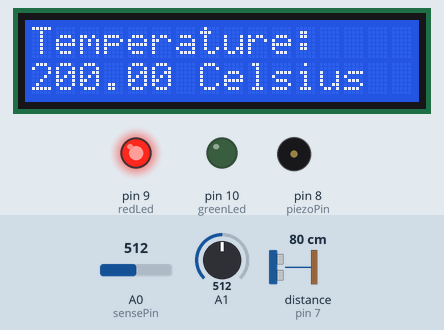
Recording of a sketch running on a simulated Arduino Uno, built with avr-gcc and run on an emulated ATmega328P. Parts: 16×2 character LCD, output pins drawn as LEDs (lit = HIGH), buzzer (waves = sounding). Inputs (shaded band) come from the test bench; at power-on: distance to the obstacle (sensor on pin 7) 80 cm, A0 (sensePin) = 512, A1 = 512. The echo pulse lasts 58.3 µs per cm; pins used as bus, display or sensor lines are not drawn; what the sketch prints to the serial monitor is not drawn.

Above: at 2.4 s.
2.5 s: distance to the obstacle (sensor on pin 7) set to 87 cm
At 10.5 s:
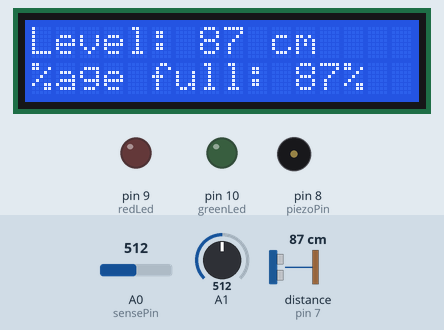
11.0 s: distance to the obstacle (sensor on pin 7) set to 2 cm
At 24.8 s:
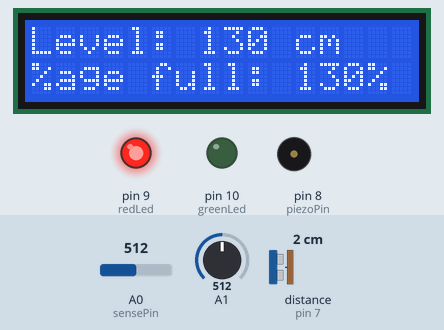
25.0 s: A0 (sensePin) set to 490
At 33.06 s:
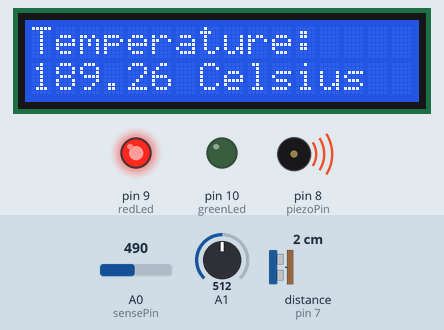
47.2 s: distance to the obstacle (sensor on pin 7) set to 4 cm
At 54.52 s:
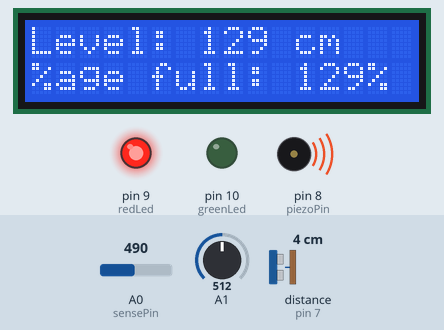
54.7 s: A0 (sensePin) set to 510
At 64.9 s:
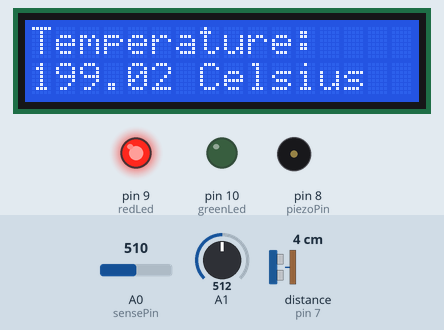
Timing chart, 0 to 65.8 s (numbered marks = the images above; inputs shaded):
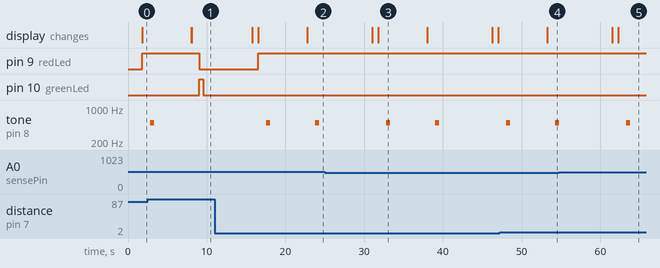

The sketch:

smart_water_monitoring_system.ino
```cpp
// Allows communication with alphanumerical liquid crystal displays (LCDs).
#include <LiquidCrystal.h>

//Initialize the library with the numbers of the interface pins.
LiquidCrystal lcd(12, 11, 5, 4, 3, 2);

//This is the Arduino Pin that will read the sensor output.
int sensePin = A0;
//The variable we will use to store the sensor input.
int sensorInput;
//The variable we will use to store temperature in degrees.
double temp;
// Variable of the red led associated with the 9th pin
int redLed = 9 ;
// same, but for the green led with the 10th pin
int greenLed = 10 ;

int trigPin = 6;
int echoPin = 7;
long duration;
int distanceCm, dist;
int percentfull;
float speed,dist1,dist2,t1,t2;
int buck_length=100;
int h=30;
const int piezoPin=8;
const int ledPinR=13;
const int ledPinG=6;


String ssid     = "Simulator Wifi";  // SSID to connect to
String password = ""; // Our virtual wifi has no password (so dont do your banking stuff on this network)
String host     = "api.thingspeak.com";
const int httpPort   = 80;
String uri1     = "/update?api_key=OR3V9VGVTTSWQMTZ&field1=";
String uri2     = "/update?api_key=OR3V9VGVTTSWQMTZ&field2=";
String uri3     = "/apps/thinghttp/send_request?api_key=TM9724EPH078F0QC";
String uri4     = "/apps/thinghttp/send_request?api_key=S5RB4AGS933WXNDE";
String host1    = "maker.ifttt.com";

int setupESP8266(void) {
  // Start our ESP8266 Serial Communication
  Serial.begin(115200);   // Serial connection over USB to computer
  Serial.println("AT");   // Serial connection on Tx / Rx port to ESP8266
  delay(10);        // Wait a little for the ESP to respond
  if (!Serial.find("OK")) return 1;

  // Connect to 123D Circuits Simulator Wifi
  Serial.println("AT+CWJAP=\"" + ssid + "\",\"" + password + "\"");
  delay(10);        // Wait a little for the ESP to respond
  if (!Serial.find("OK")) return 2;

  // Open TCP connection to the host:
  Serial.println("AT+CIPSTART=\"TCP\",\"" + host + "\"," + httpPort);
  delay(50);        // Wait a little for the ESP to respond
  if (!Serial.find("OK")) return 3;

  return 0;
}

void anydata(float level) {

  int temp = map(analogRead(A0),20,358,-40,125);


  // Construct our HTTP call
  String httpPacket = "GET " + uri1 + String(temp) + " HTTP/1.1\r\nHost: " + host + "\r\n\r\n";
  int length = httpPacket.length();

  // Send our message length
  Serial.print("AT+CIPSEND=");
  Serial.println(length);
  delay(10); // Wait a little for the ESP to respond if (!Serial.find(">")) return -1;

  // Send our http request
  Serial.print(httpPacket);
  delay(10); // Wait a little for the ESP to respond
  if (!Serial.find("SEND OK\r\n")) return;


  // 2
  // Construct our HTTP call
  httpPacket = "GET " + uri2 + String(level) + " HTTP/1.1\r\nHost: " + host + "\r\n\r\n";
  length = httpPacket.length();

  // Send our message length
  Serial.print("AT+CIPSEND=");
  Serial.println(length);
  delay(10); // Wait a little for the ESP to respond if (!Serial.find(">")) return -1;

  // Send our http request
  Serial.print(httpPacket);
  delay(10); // Wait a little for the ESP to respond
  if (!Serial.find("SEND OK\r\n")) return;
}

void anydata1(){
 // 3
  // Construct our HTTP call
  String httpPacket = "GET " + uri3 + " HTTP/1.1\r\nHost: " + host + "\r\n\r\n";
  int length = httpPacket.length();

  // Send our message length
  Serial.print("AT+CIPSEND=");
  Serial.println(length);
  delay(10); // Wait a little for the ESP to respond if (!Serial.find(">")) return -1;

  // Send our http request
  Serial.print(httpPacket);
  delay(10); // Wait a little for the ESP to respond
  if (!Serial.find("SEND OK\r\n")) return;
}

void anydata2(){
 // 3
  // Construct our HTTP call
  String httpPacket = "GET " + uri4 + " HTTP/1.1\r\nHost: " + host + "\r\n\r\n";
  int length = httpPacket.length();

  // Send our message length
  Serial.print("AT+CIPSEND=");
  Serial.println(length);
  delay(10); // Wait a little for the ESP to respond if (!Serial.find(">")) return -1;

  // Send our http request
  Serial.print(httpPacket);
  delay(10); // Wait a little for the ESP to respond
  if (!Serial.find("SEND OK\r\n")) return;
}

void setup()
{
  // pin of the red LED
  pinMode(9, OUTPUT);
  // pin of the green LED
  pinMode(10, OUTPUT) ;

  //Initialize the LCD's number of columns and rows.
  lcd.begin(16, 2);
  //Start the Serial Port at 9600 baud (default).
  Serial.begin(9600);

  pinMode(trigPin, OUTPUT);
  pinMode(echoPin, INPUT);

  setupESP8266();
}

void loop()
{
  //Set the cursor to column 0, line 0
  lcd.setCursor(0, 0);

  // LDR (Photoresistor)
  int value = analogRead(A1); // Converting to Digital value
  int aiv = map(value, 0, 1023, 0, 5000); // Converting back to Analog input voltage
  float x = aiv / 1000; // Converting mV to V
  int NTU = -111.25*x + 506.67;
  Serial.print(NTU);
  Serial.println(" NTU");
  if (NTU<=5) {
    Serial.println("Water is Clear!");
  }
  else if (NTU>=6 && NTU<=99) {
  	Serial.println("Water is Turbid!");
  }
  else if (NTU>=100 && NTU<=500) {
    Serial.println("Water is Dark!");
  }
  delay(250);

  //Read the analog sensor and store it.
  sensorInput = analogRead(A0);
  float volt = sensorInput * 5;
  //Multiply by 5V to get voltage.
  volt /= 1024;
  Serial.print(volt);
  Serial.println(" volts ");

  //Subtract the offset.
  temp = volt - 0.5;
  //Convert to degrees.
  temp = temp * 100;
  // recovering the differents result of
  // the circuit in the serial monitor
  delay(500);
  Serial.print("Temperature ") ;
  Serial.print(temp);
  Serial.println(" Celsius");

  // printing on the lcd screen the word "temperature"
  lcd.print("Temperature: ");

  //Set the cursor to column 0, line 1
  lcd.setCursor(0, 1);
  // Printing the temperature on the lcd screen
  lcd.print(temp);
  // printing the name of the scale used for temperature
  lcd.print(" Celsius");

  // if the temperature (var associated: temp) is superior
  // to 40, then we enter the if loop
  if (temp >= 40 || temp <= 23)
  {
    // turning on the red LED, stated as 'high'
    digitalWrite(redLed, HIGH);
    // turning off the green led, stated as 'low'
    digitalWrite(greenLed, LOW);
    anydata2();

    //INPUT - FREQUENCY - TIME THAT LASTS
    tone(piezoPin, 500, 500);
    delay(200);
  }

  // otherwise, if the temperature is below 40
  else if (temp < 40)
  {
    // turning on the green led
    digitalWrite(greenLed, HIGH);
    // and turning off the red led
    digitalWrite(redLed, LOW);

    noTone(8);
  }

  delay(5000);

  lcd.clear();

  dist=findDist();
  percentfull=(h+buck_length-dist)*100/buck_length;
  //distanceInch = duration*0.0133/2;
  lcd.setCursor(0,0); // Sets the location at which subsequent text written to the LCD will be displayed
  lcd.print("Level: "); // Prints string "Distance" on the LCD
  lcd.print(h+buck_length-dist); // Prints the distance value from the sensor
  lcd.print(" cm");
  delay(10);
  lcd.setCursor(0,1);
  lcd.print("%age full: ");
  lcd.print(percentfull);
  lcd.print("%");
  delay(1000);


   if(percentfull>=90)
    {
    digitalWrite(redLed,HIGH);
     digitalWrite(greenLed,LOW);
    tone(piezoPin,500,500);
    delay(200);
    //noTone(piezoPin);
     anydata1();
    }
    else
    {
      digitalWrite(redLed,LOW);
      digitalWrite(greenLed,HIGH);
      delay(500);
      digitalWrite(greenLed,LOW);
      delay(200);
    }

  anydata(percentfull);

  delay(5000);

  lcd.clear();

}


int findDist(){
  digitalWrite(trigPin, LOW);
  delayMicroseconds(2);
  digitalWrite(trigPin, HIGH);
  delayMicroseconds(10);
  digitalWrite(trigPin, LOW);
  duration = pulseIn(echoPin, HIGH);
  Serial.print("DURATION :");
  Serial.print(duration);
  distanceCm= duration*0.034/4;
  Serial.println("\nDISTANCE :");
  Serial.print(distanceCm);
  return distanceCm;
}
```

Measured:
- the behaviour switches between 82 and 83 cm on distance to the obstacle (sensor on pin 7) (found by bisection; images 0 and 1)
- after the input at 2.5 s, pin 9 (redLed): HIGH → LOW after 6.6 s; pin 10 (greenLed): LOW → HIGH after 6.6 s, → LOW 0.50 s later; tone on pin 8 (piezoPin): goes on until 3.4 s, then stays silent
- after the input at 11.0 s, pin 9 (redLed): goes on until 16.6 s, then stays HIGH; pin 10 (greenLed): stays LOW (without the input it goes to HIGH after 12.8 s)
- what the display in image 3 shows lasts 6.2 s, from 31.8 s to 38.0 s
